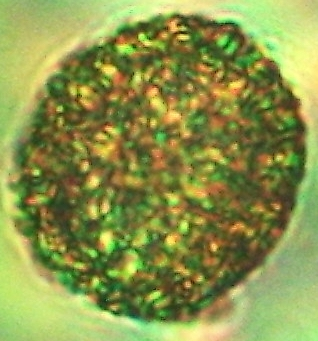
#> input picture Data/4.Bougainvillea/Image-290_2024-02-05.jpg, 318 x 341 px, found by its file name
$ python roi_extraction2.py
#> lines starting #> are read from the running program, lines starting #| are printed output that depends on the picture; after the words box and inside, x2 and y2 are one past the last pixel; in counts of white or black regions, pixels touching at a corner belong together; long printed decimals are rounded
import cv2
import numpy as np
import matplotlib.pyplot as plt

# Load the image
image_path = 'Data2/4. Bougainvillea/Image-290_2024-02-05.jpg'
image = cv2.imread(image_path)
#> image is the input picture: shape (341, 318, 3); mean B, G, R 75.7, 149.1, 139.5

# Convert to HSV color space
hsv_image = cv2.cvtColor(image, cv2.COLOR_BGR2HSV)
#> hsv_image: shape (341, 318, 3); mean H, S, V 34, 137.1, 156.1

# Extract the Saturation channel to emphasize color information
s_channel = hsv_image[:, :, 1]
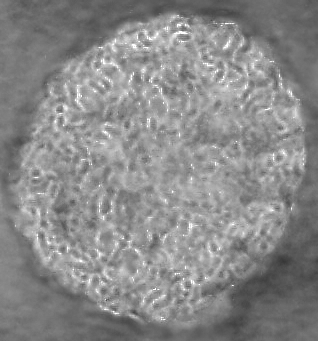
#> s_channel: shape (341, 318); min 54, max 255, mean 137.1

# Apply Gaussian Blur to reduce noise
blurred = cv2.GaussianBlur(s_channel, (15, 15), 0)
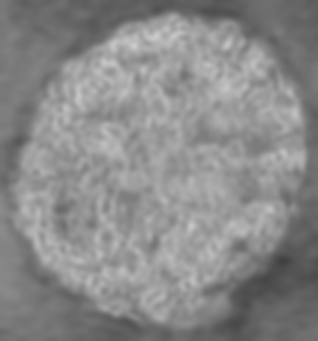
#> blurred: shape (341, 318); min 64, max 203, mean 137.1

# Perform adaptive thresholding
threshold = cv2.adaptiveThreshold(blurred, 255, cv2.ADAPTIVE_THRESH_GAUSSIAN_C,
                                   cv2.THRESH_BINARY, 11, 2)
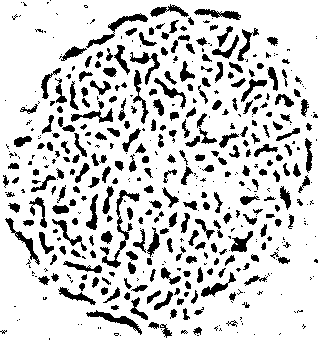
#> threshold: shape (341, 318); 81.7% white; 478 black regions (205 under 20 px), largest, box (x1, y1, x2, y2) and area: (102, 190, 140, 268) 445, (86, 13, 148, 48) 386, (86, 310, 142, 335) 331
threshold_blurred = cv2.GaussianBlur(threshold, (111, 111), 0)
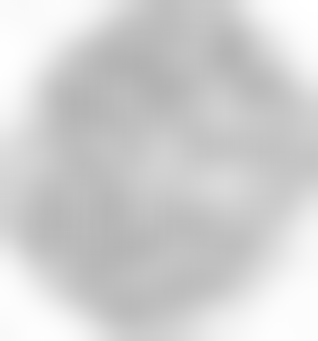
#> threshold_blurred: shape (341, 318); min 178, max 255, mean 208.1
threshold2 = cv2.threshold(threshold_blurred, 0, 255, cv2.THRESH_BINARY + cv2.THRESH_OTSU)[1]
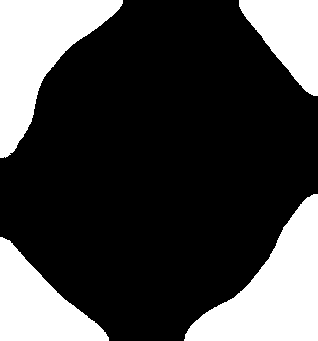
#> threshold2: shape (341, 318); 26.7% white; 4 white regions

# Detect contours
contours, _ = cv2.findContours(threshold2, cv2.RETR_EXTERNAL, cv2.CHAIN_APPROX_SIMPLE)
#> contours = 4 contours; box (x1, y1, x2, y2) and area: (184, 194, 318, 341) 9408, (0, 0, 123, 158) 8633, (0, 237, 109, 341) 5790, (239, 0, 318, 96) 4400

# Filter contours by area and circularity
filtered_contours = []
for contour in contours:
    area = cv2.contourArea(contour)
    perimeter = cv2.arcLength(contour, True)
    if perimeter == 0:
        continue
    circularity = 4 * np.pi * (area / (perimeter ** 2))
    print(f"Area: {area}, Circularity: {circularity}")
    if 5000 < area < 50000 and 0 < circularity < 1:
        filtered_contours.append(contour)
#> this loop made 4 passes
#> (area, perimeter, circularity) on passes 1 to 4: (5790, 370.5, 0.53), (9408, 494.7, 0.483), (4399.5, 305.6, 0.592), (8633, 501.1, 0.432)
#| Area: 5790.0, Circularity: 0.5302
#| Area: 9408.0, Circularity: 0.483
#| Area: 4399.5, Circularity: 0.5921
#| Area: 8633.0, Circularity: 0.4321
#> after the loop, filtered_contours = 3 contours; box (x1, y1, x2, y2) and area: (184, 194, 318, 341) 9408, (0, 0, 123, 158) 8633, (0, 237, 109, 341) 5790

# Draw filtered contours on the original image
output_image = image.copy()
cv2.drawContours(output_image, filtered_contours, -1, (0, 0, 255), 10)
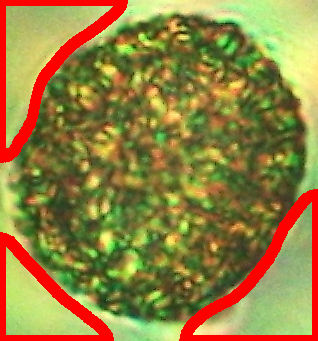
#> output_image: shape (341, 318, 3); 10.11% of pixels changed, all inside (x1, y1, x2, y2) = (0, 0, 318, 341)

# Display results
plt.figure(figsize=(15, 5))
plt.subplot(1, 3, 1)
plt.title("Original Image")
plt.imshow(cv2.cvtColor(image, cv2.COLOR_BGR2RGB))
plt.axis("off")

plt.subplot(1, 3, 2)
plt.title("Thresholded Image")
plt.imshow(threshold2, cmap='gray')
plt.axis("off")

plt.subplot(1, 3, 3)
plt.title("Detected Pollen")
plt.imshow(cv2.cvtColor(output_image, cv2.COLOR_BGR2RGB))
plt.axis("off")

plt.show()
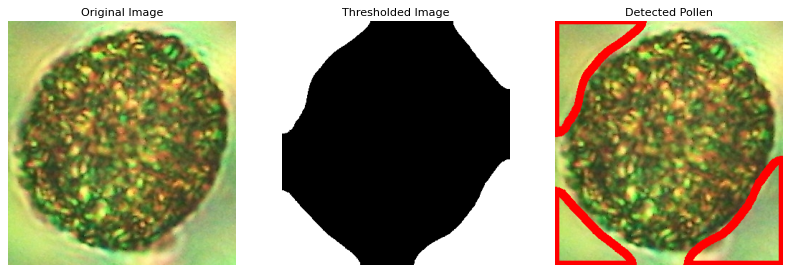
#> figure drawn by matplotlib, 3 panels

$ run again, with Data/4.Bougainvillea/Image-292_2024-02-05.jpg copied over Data/4.Bougainvillea/Image-290_2024-02-05.jpg
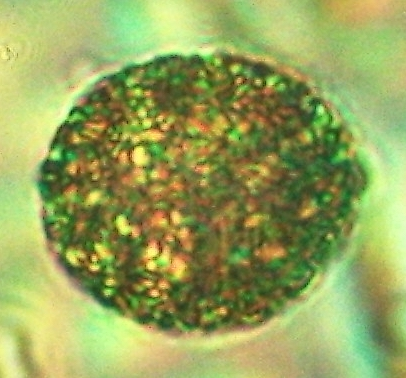
#> input picture Data/4.Bougainvillea/Image-292_2024-02-05.jpg, 406 x 378 px, found by its file name
#> image is the input picture: shape (378, 406, 3); mean B, G, R 91.9, 164.5, 150.9
#> hsv_image: shape (378, 406, 3); mean H, S, V 35.8, 122.8, 170
#> `threshold = cv2.adaptiveThreshold(blurred, 255, cv2.ADAPTIVE_THRESH_GA..`:
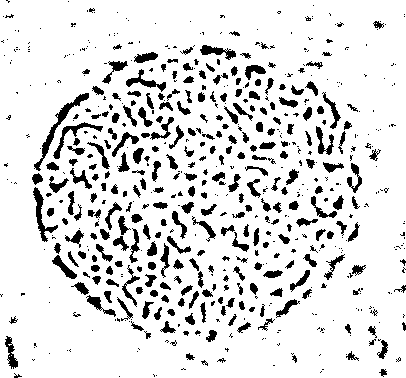
#> threshold: shape (378, 406); 87.1% white; 623 black regions (346 under 20 px), largest, box (x1, y1, x2, y2) and area: (34, 93, 89, 171) 531, (33, 187, 58, 242) 358, (53, 122, 103, 159) 310
#> threshold2: shape (378, 406); 48% white; 1 white region
#> contours = 1 contour; box (x1, y1, x2, y2) and area: (0, 0, 406, 378) 152014
#> the loop `for contour in contours:` made 1 pass
#> (area, perimeter, circularity) on pass 1: (152014.5, 1559.2, 0.786)
#> (printed output is left out)
#> after the loop `for contour in contours:`: filtered_contours = []
#> `plt.show()`:
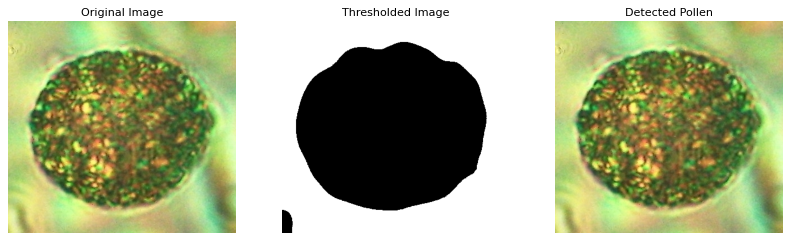
#> figure drawn by matplotlib, 3 panels

$ run again, with Data/4.Bougainvillea/Image-293_2024-02-05.jpg copied over Data/4.Bougainvillea/Image-290_2024-02-05.jpg
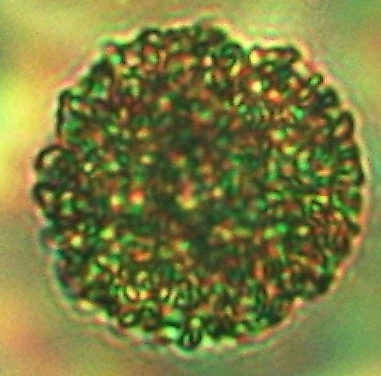
#> input picture Data/4.Bougainvillea/Image-293_2024-02-05.jpg, 381 x 376 px, found by its file name
#> image is the input picture: shape (376, 381, 3); mean B, G, R 63.3, 126.4, 123.5
#> hsv_image: shape (376, 381, 3); mean H, S, V 32.5, 138.5, 135.3
#> `threshold = cv2.adaptiveThreshold(blurred, 255, cv2.ADAPTIVE_THRESH_GA..`:
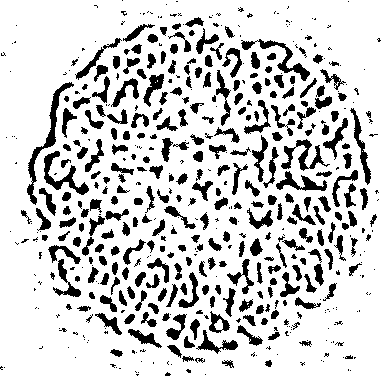
#> threshold: shape (376, 381); 80.9% white; 522 black regions (234 under 20 px), largest, box (x1, y1, x2, y2) and area: (27, 82, 74, 205) 769, (44, 151, 89, 195) 564, (241, 39, 310, 81) 552
#> threshold2: shape (376, 381); 34.3% white; 1 white region
#> contours = 1 contour; box (x1, y1, x2, y2) and area: (0, 0, 381, 376) 47919
#> the loop `for contour in contours:` made 1 pass
#> (area, perimeter, circularity) on pass 1: (47919, 2518.8, 0.0949)
#> (printed output is left out)
#> after the loop `for contour in contours:`: filtered_contours has the same summary as contours
#> output_image: shape (376, 381, 3); 13.96% of pixels changed, all inside (x1, y1, x2, y2) = (0, 0, 381, 376)
#> `plt.show()`:
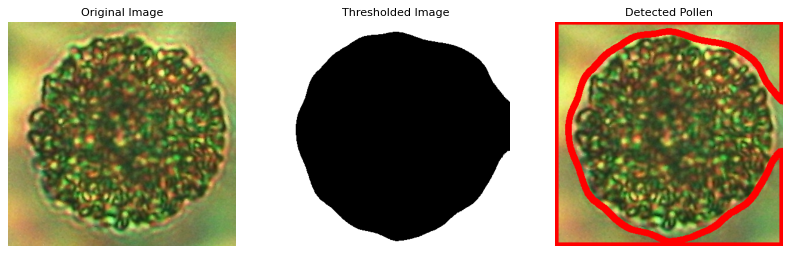
#> figure drawn by matplotlib, 3 panels
